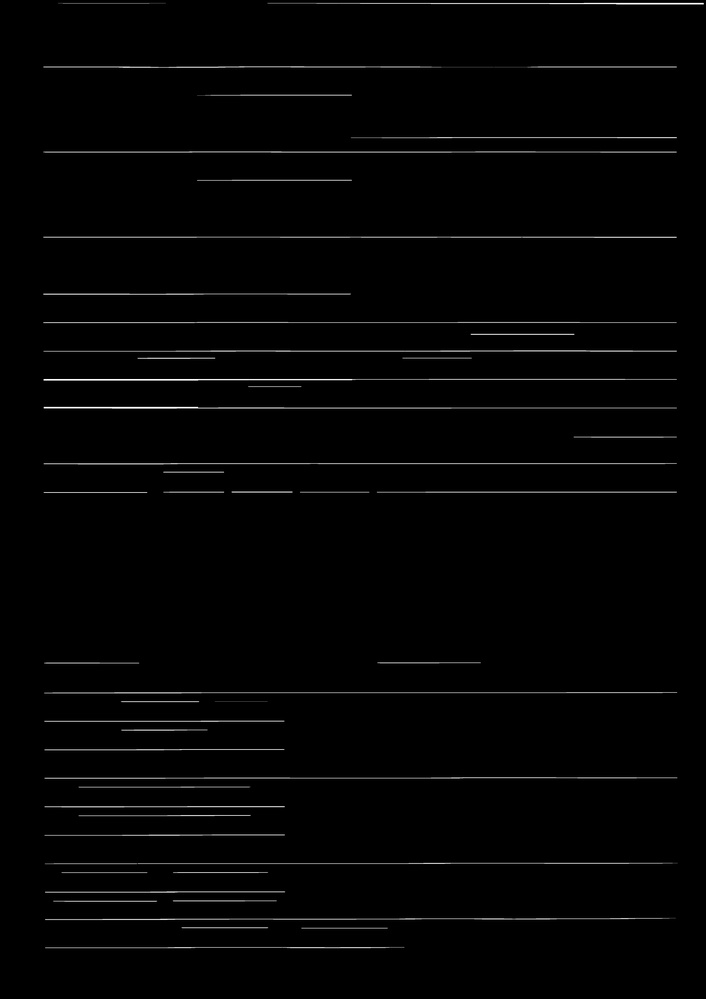
#> input picture src/pre-processing/horizontal_lines.jpg, 706 x 999 px, shrunk from 4133 x 5845 before the run
$ python -i whitespace_margin_remover.py   (imports and definitions only)
#> lines starting #> are read from the running program, lines starting #| are printed output that depends on the picture; after the words box and inside, x2 and y2 are one past the last pixel; in counts of white or black regions, pixels touching at a corner belong together
#> further down, picture is the input picture: shape (999, 706, 3); min 0, max 255, mean 3.7
import numpy as np
import cv2

def get_roi(image):
    h,w,_ = image.shape
#> h = 999; w = 706
    left_boundary = int(0.025*w)
#> left_boundary = 17
    right_boundary = int(0.975*w)
#> right_boundary = 688
    top_boundary = int(0.025*h)
#> top_boundary = 24
    bottom_boundary = int(0.975*h)
#> bottom_boundary = 974

    image = image[top_boundary:bottom_boundary,left_boundary:right_boundary]
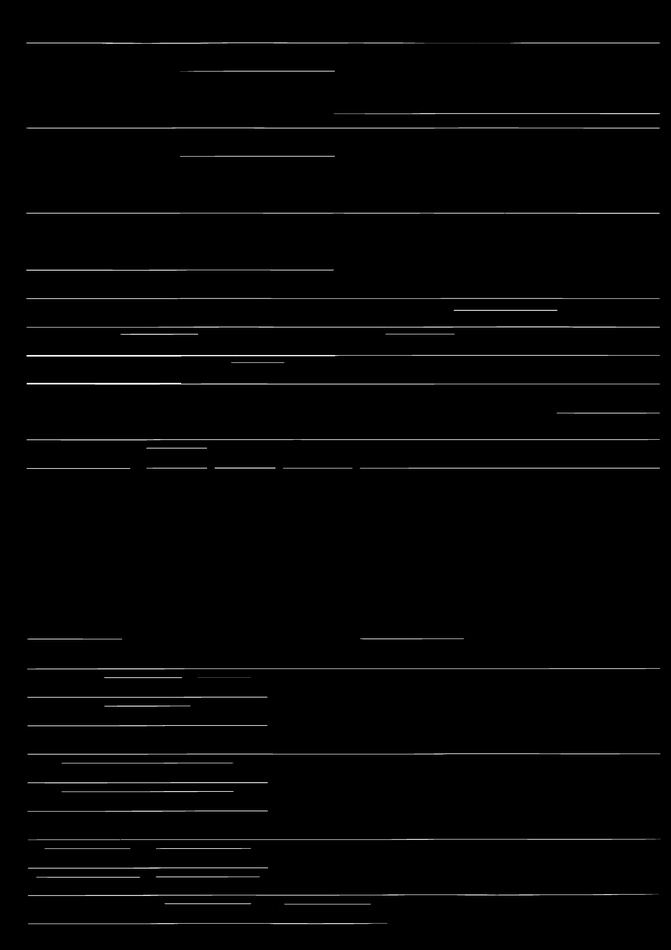
#> image: shape (950, 671, 3); min 0, max 255, mean 3.9

    img = image
    img = cv2.medianBlur(img,9)
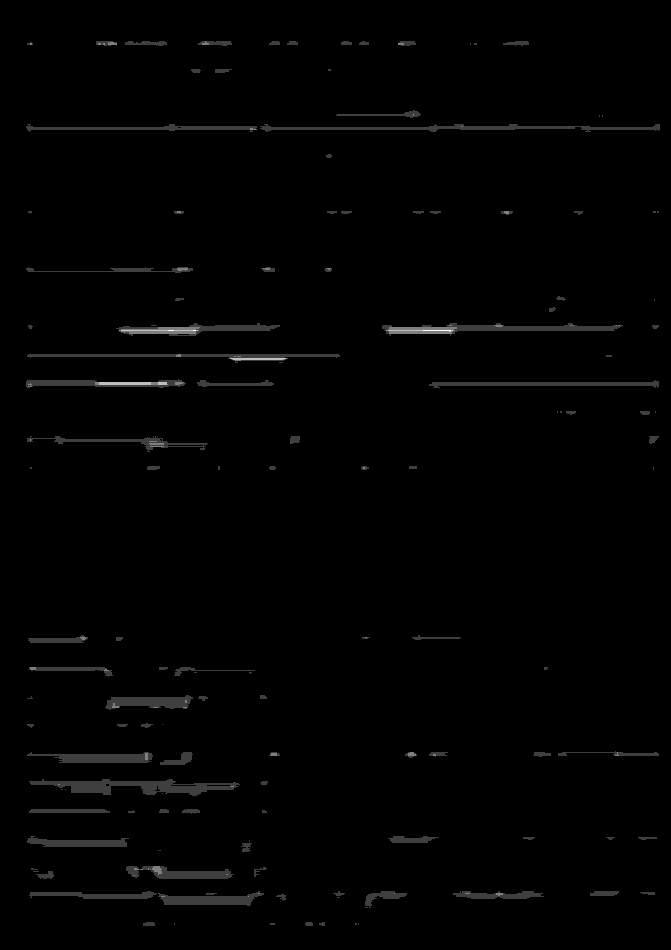
#> img: shape (950, 671, 3); min 0, max 4, mean 0.0372; drawn with min black and max white
    # [5 lines of commented-out code are left out]

    gray = cv2.cvtColor(img, cv2.COLOR_BGR2GRAY)
    gray = 255*(gray < 128).astype(np.uint8)
#> gray: shape (950, 671); every value is 255

    coords = cv2.findNonZero(gray)
#> coords = contour of 637450 points, box (x1, y1, x2, y2) (0, 0, 671, 950), area 0
    x,y,w,h = cv2.boundingRect(coords)
#> x = 0; y = 0; w = 671; h = 950
    rect = image[y:y+h, x:x+w]

    return rect

>>> import cv2
>>> picture = cv2.imread('horizontal_lines.jpg')
>>> result = get_roi(picture)
